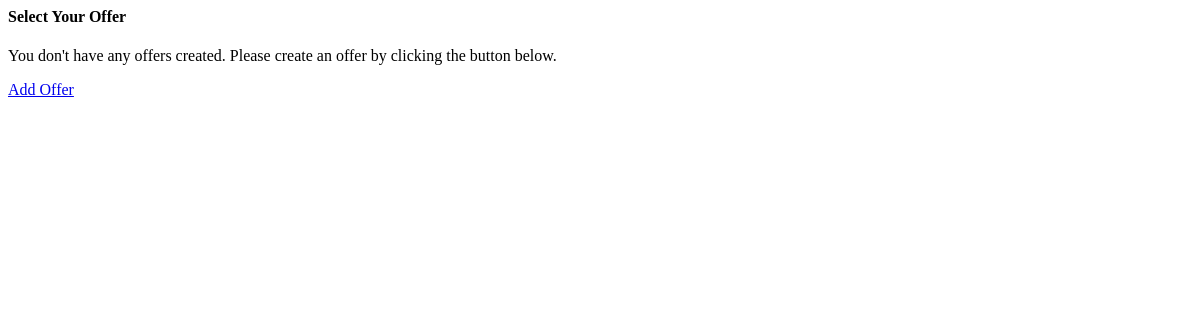
The app's page /exchangeable-offers/6 (signed in), older data.
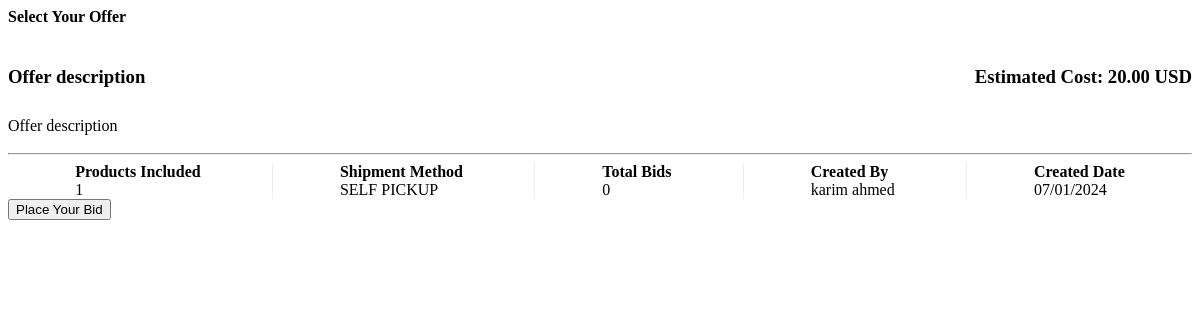
The same page, newer data.
### barter_and_inventory/models.py (models this page shows, shortened)
class Offer(models.Model):
    class Meta:
        verbose_name = "Offer"
        verbose_name_plural = "Offers"
    class EstimatedCostCurrency(models.TextChoices):
        PKR = 'PKR', 'Pakistani Rupees'
        INR = 'INR', 'Indian Rupees'
        EUR = 'EUR', 'Euros'
        USD = 'USD', 'United Stated Dollar'
        CAD = 'CAD', 'Canadian Dollar'
        GBP = 'GBP', 'British Pound'
        JPY = 'JPY', 'Japanese Yen'
        CHF = 'CHF', 'Swiss Franc'
    class OfferStatus(models.TextChoices):
        OPEN = 'OPEN', 'Open'
        NEGOTIATION = 'NEGOTIATION', 'Negotiation'
        CANCELLED = 'CANCELLED', 'Cancelled'
        CLOSED = 'CLOSED', 'Closed'
    class ShipmentMethod(models.TextChoices):
        SELF_PICKUP = 'SELF_PICKUP', 'Self Pickup'
        TRANSPORT = 'TRANSPORT', 'Transport'
        COURIER = 'COURIER', 'Courier'
    offer_title = models.CharField(max_length=400)
    offer_description = models.TextField(max_length=1000)
    estimated_cost = models.DecimalField(max_digits=10, decimal_places=2, default=0.00)
    estimated_cost_currency = models.CharField(max_length=255, choices=EstimatedCostCurrency.choices, default=EstimatedCostCurrency.USD)
    includes_cash = models.BooleanField(default=False)
    cash_in_hand = models.DecimalField(max_digits=10, null=True, blank=True, decimal_places=2)
    cash_in_hand_currency = models.CharField(max_length=255, null=True, blank=True, choices=EstimatedCostCurrency.choices,
                                             default=EstimatedCostCurrency.USD)
    exchanged_with = models.ForeignKey('self', on_delete=models.RESTRICT, null=True, blank=True, related_name='exchanged_with_offer')
    exchange_date = models.DateTimeField(null=True, blank=True)
    shipment_method = models.CharField(max_length=255, null=True, blank=True, choices=ShipmentMethod.choices, default=ShipmentMethod.SELF_PICKUP)
    offer_status = models.CharField(max_length=255, null=True, blank=True, choices=OfferStatus.choices, default=OfferStatus.OPEN)
    shipment_address = models.CharField(max_length=500, null=True, blank=True)
    final_remarks = models.TextField(null=True, blank=True, max_length=500)
    created_by = models.ForeignKey(User, on_delete=models.CASCADE, related_name='offer_created_by')
    updated_by = models.ForeignKey(User, null=True, blank=True, on_delete=models.CASCADE, related_name='offer_updated_by')
    created_at = models.DateTimeField(auto_now_add=True)
    updated_at = models.DateTimeField(auto_now=True)

### barter_and_inventory/views.py (the view, shortened to what this page needs)
# urls.py: path('exchangeable-offers/<int:bid_against_offer>', views.ExchangeableOffersListView.as_view(), name='view_exchangeable_offers'),
class ExchangeableOffersListView(FrontendUserViewMixin, PermissionRequiredMixin, FormView):
    template_name = 'barter_and_inventory/offers/exchangeable_offers.html'
    permission_denied_message = "You're not authorized to view offers."
    permission_required = 'barter_and_inventory.view_offer'
    form_class = PlaceBidForm
    def get_context_data(self, **kwargs):
        context = super().get_context_data(**kwargs)
        request_user = self.request.user  # type: User
        context['bid_against_offer'] = self.kwargs.get('bid_against_offer')
        context['offers'] = request_user.offer_created_by.filter(offer_status__in=[Offer.OfferStatus.OPEN, Offer.OfferStatus.NEGOTIATION])
        return context

### barter_and_inventory/mixins.py (called while the page is built)
    def dispatch(self, request, *args, **kwargs):
        if request.user.groups.filter(name='frontend_user').exists():
            return super().dispatch(request, *args, **kwargs)
        return redirect_to_login(request.get_full_path(), self.get_login_url(), self.get_redirect_field_name())

### barter_and_inventory/templatetags/barter_and_inventory_extras.py (called while the page is built)
@register.filter
def replace(value, arg):
    if len(arg.split('|')) != 2:
        return value
    what, to = arg.split('|')
    return value.replace(what, to)

### templates/barter_and_inventory/offers/exchangeable_offers.html (shortened to what the changed rows need)
{% load barter_and_inventory_extras %}
<div class="modal-body">
    {% if offers %}
        <form method="POST" action="{% url 'barter_and_inventory:view_exchangeable_offers' bid_against_offer%}">
            <div class="row">
                {% for offer in offers %}
                    <div class="card-box" id="offer_card_{{ offer.pk }}" onclick="selectProductToBid({{ offer.pk }})">
                        <div class="row">
                            <div class="col-xs-12">
                                <div style="display: flex; flex-direction: row; justify-content: space-between;">
                                    <h3 class="card-title">
                                        {{ offer.offer_title }}
                                    </h3>
                                    <h3 class="card-title">
                                        Estimated Cost: <strong>{{ offer.estimated_cost }} {{ offer.estimated_cost_currency }}</strong>
                                    </h3>
                                </div>
                            </div>
                            <div class="col-xs-12" style="padding-top: 10px; padding-bottom: 10px;">
                                {{ offer.offer_description }}
                            </div>
                            <div class="col-xs-12">
                                <hr>
                            </div>
                            <div class="col-xs-12">
                                <div class="offer-footer" style="display: flex; flex-direction: row; justify-content: space-evenly;">
                                    <div class="offer-footer-item text-center" style="display: flex; flex-direction: column; justify-content: space-between;">
                                        <span>
                                            <strong>Products Included</strong>
                                        </span>
                                        <span>
                                            {{ offer.offered_products.count }}
                                        </span>
                                    </div>
                                    <div class="offer-footer-separator text-center" style="display: flex; flex-direction: column; justify-content: space-between; border-right: 1px solid #EEEEEE;">
                                        <span>&nbsp;</span>
                                        <span>&nbsp;</span>
                                    </div>
                                    <div class="offer-footer-item text-center" style="display: flex; flex-direction: column; justify-content: space-between;">
                                        <span>
                                            <strong>Shipment Method</strong>
                                        </span>
                                        <span>
                                            {{ offer.shipment_method|replace:'_| ' }}
                                        </span>
                                    </div>
                                    <div class="offer-footer-separator text-center" style="display: flex; flex-direction: column; justify-content: space-between; border-right: 1px solid #EEEEEE;">
                                        <span>&nbsp;</span>
                                        <span>&nbsp;</span>
                                    </div>
                                    <div class="offer-footer-item text-center" style="display: flex; flex-direction: column; justify-content: space-between;">
                                        <span>
                                            <strong>Total Bids</strong>
                                        </span>
                                        <span>
                                            {{ offer.bid_offer.count }}
                                        </span>
                                    </div>
                                    <div class="offer-footer-separator text-center" style="display: flex; flex-direction: column; justify-content: space-between; border-right: 1px solid #EEEEEE;">
                                        <span>&nbsp;</span>
                                        <span>&nbsp;</span>
                                    </div>
                                    <div class="offer-footer-item text-center" style="display: flex; flex-direction: column; justify-content: space-between;">
                                        <span>
                                            <strong>Created By</strong>
                                        </span>
                                        <span>
                                            {{ offer.created_by.get_full_name }}
                                        </span>
                                    </div>
                                    <div class="offer-footer-separator text-center" style="display: flex; flex-direction: column; justify-content: space-between; border-right: 1px solid #EEEEEE;">
                                        <span>&nbsp;</span>
                                        <span>&nbsp;</span>
                                    </div>
                                    <div class="offer-footer-item text-center" style="display: flex; flex-direction: column; justify-content: space-between;">
                                        <span>
                                            <strong>Created Date</strong>
                                        </span>
                                        <span>
                                            {{ offer.created_at|date:'d/m/Y' }}
                                        </span>
                                    </div>
                                </div>
                            </div>
                        </div>
                    </div>
                {% endfor %}
            </div>
            <div class="m-t-20 text-center">
                <button type="submit" class="btn btn-success btn-lg">Place Your Bid</button>
            </div>
        </form>
    {% else %}
        <div class="row">
            <div class="col-xs-12">
                <p>You don't have any offers created. Please create an offer by clicking the button below.</p>
            </div>
            <div class="m-t-20 text-center">
                <a href="{% url 'barter_and_inventory:add_offer' %}" class="btn btn-success">Add Offer</a>
            </div>
        </div>
    {% endif %}
</div>

Row changes from the older to the newer data that the page shows:
added Offer: offer_title "Offer description", estimated_cost "20.00", estimated_cost_currency "USD", offer_description "Offer description", offered_products.count "1", shipment_method "SELF PICKUP", bid_offer.count "0", created_by.get_full_name "karim ahmed", created_at "07/01/2024"
Text that changed along with them:
text no longer shown: "You don't have any offers created. Please create an offer by clicking the button below. Add Offer"
text now shown: "Place Your Bid"
